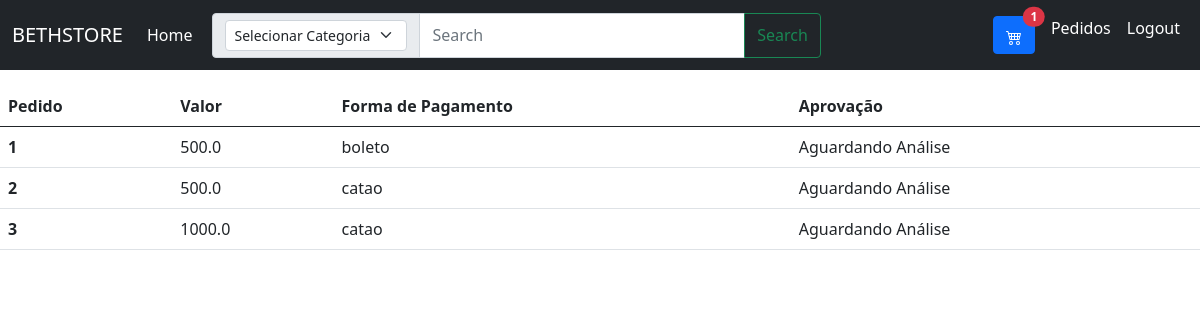
The page /pedidos (signed in) on the database its author committed.
### app/models/tables.py (models this page shows)
class Pedido(db.Model):
    id = db.Column(db.Integer, primary_key = True, autoincrement = True)
    valor_frete = db.Column(db.Float)
    previsao_entrega = db.Column(db.Integer)
    forma_pagamento = db.Column(db.String)
    pagamento = db.Column(db.String)
    total = db.Column(db.Float)
    id_cliente = db.Column(db.Integer, db.ForeignKey("cliente.id"))
    cliente = db.relationship("Cliente", foreign_keys = id_cliente)
    id_aprovacao = db.Column(db.Integer, db.ForeignKey("aprovacao.id"))
    aprovacao = db.relationship("Aprovacao", foreign_keys = id_aprovacao)

class Aprovacao(db.Model):
    id = db.Column(db.Integer, primary_key = True, autoincrement = True)
    mensagem = db.Column(db.String)
    id_usuario = db.Column(db.Integer, db.ForeignKey("usuario.id"))
    usuario = db.relationship("Usuario", foreign_keys = id_usuario)

### app/controllers/carrinhoController.py (the view)
@carrinhoController.route("/pedidos", methods=['GET','POST'])
@login_required
def pedidos():
    cliente = Cliente.query.filter_by(id_usuario=current_user.id).first()
    pedidos = Pedido.query.filter_by(id_cliente=cliente.id)
    return render_template("listaPedidos.html", usuario=current_user, pedidos = pedidos)

### app/__init__.py (called while the page is built)
@login_manager.user_loader
def load_user(id):
    return Usuario.query.get(int(id))

### app/templates/listaPedidos.html
{% extends "base.html" %}
{% block content %}
<table class="table">
    <thead>
      <tr>
        <th scope="col">Pedido</th>
        <th scope="col">Valor</th>
        <th scope="col">Forma de Pagamento</th>
        <th scope="col">Aprovação</th>
      </tr>
    </thead>
    <tbody>
      {% for pedido in pedidos %}
      <tr>
        <th >{{pedido.id}}</th>
        <td>{{pedido.total}}</td>
        <td>{{pedido.forma_pagamento}}</td>
        <td>{{pedido.aprovacao.mensagem}}</td>
      </tr>
      {% endfor%}
    </tbody>
  </table>
{% endblock content %}

### rows shown on the page
Pedido: id "1", total "500.0", forma_pagamento "boleto", aprovacao.mensagem "Aguardando Análise"
Pedido: id "2", total "500.0", forma_pagamento "catao", aprovacao.mensagem "Aguardando Análise"
Pedido: id "3", total "1000.0", forma_pagamento "catao", aprovacao.mensagem "Aguardando Análise"
